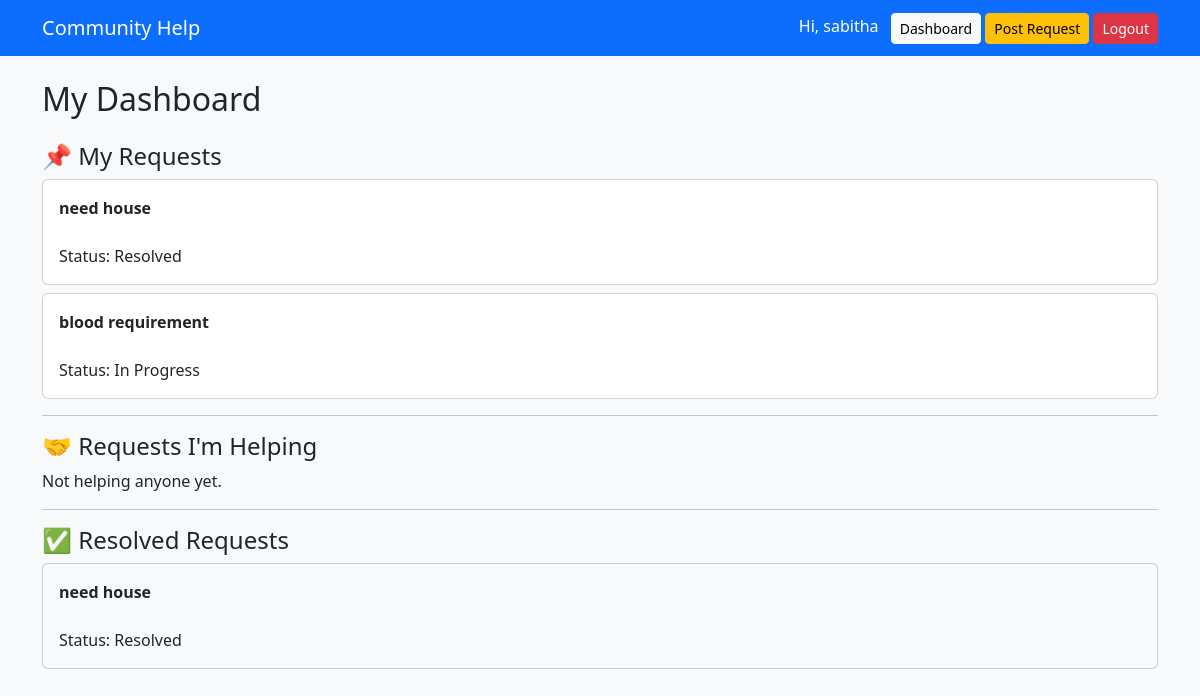
The page /dashboard/ (signed in) on the database its author committed.
### help_requests/models.py (models this page shows, shortened)
class HelpRequest(models.Model):
    CATEGORY_CHOICES = [
        ('Medical', 'Medical'),
        ('Education', 'Education'),
        ('Job', 'Job'),
        ('Financial', 'Financial'),
        ('Food', 'Food'),
        ('Housing', 'Housing'),
        ('Transport', 'Transport'),
        ('Other', 'Other'),
    ]
    STATUS_CHOICES = [
        ('Open', 'Open'),
        ('In Progress', 'In Progress'),
        ('Resolved', 'Resolved'),
        ('Closed', 'Closed'),
    ]
    user = models.ForeignKey(
        User,
        on_delete=models.CASCADE,
        related_name='requests'
    )
    title = models.CharField(max_length=200)
    description = models.TextField()
    category = models.CharField(
        max_length=100,
        choices=CATEGORY_CHOICES
    )
    location = models.CharField(max_length=150)
    status = models.CharField(
        max_length=50,
        choices=STATUS_CHOICES,
        default='Open'
    )
    helper = models.ForeignKey(
        User,
        on_delete=models.SET_NULL,
        null=True,
        blank=True,
        related_name='helped_requests'
    )
    created_at = models.DateTimeField(auto_now_add=True)

### help_requests/views.py (the view)
# urls.py: path('dashboard/', views.dashboard, name='dashboard'),
@login_required
def dashboard(request):
    my_requests = HelpRequest.objects.filter(user=request.user)
    helping_requests = HelpRequest.objects.filter(helper=request.user)
    resolved_requests = HelpRequest.objects.filter(
        user=request.user,
        status='Resolved'
    )
    return render(request, 'help_requests/dashboard.html', {
        'my_requests': my_requests,
        'helping_requests': helping_requests,
        'resolved_requests': resolved_requests,
    })

### help_requests/templates/help_requests/dashboard.html
{% extends 'help_requests/base.html' %}
{% block content %}
<h2 class="mb-4">My Dashboard</h2>
<h4>📌 My Requests</h4>
{% for req in my_requests %}
<div class="card mb-2 p-3">
    <b>{{ req.title }}</b>
    <br>
    Status: {{ req.status }}
</div>
{% empty %}
<p>No requests posted yet.</p>
{% endfor %}
<hr>
<h4>🤝 Requests I'm Helping</h4>
{% for req in helping_requests %}
<div class="card mb-2 p-3">
    <b>{{ req.title }}</b>
    <br>
    Status: {{ req.status }}
</div>
{% empty %}
<p>Not helping anyone yet.</p>
{% endfor %}
<hr>
<h4>✅ Resolved Requests</h4>
{% for req in resolved_requests %}
<div class="card mb-2 p-3 bg-light">
    <b>{{ req.title }}</b>
    <br>
    Status: {{ req.status }}
</div>
{% empty %}
<p>No resolved requests yet.</p>
{% endfor %}
{% endblock %}

### help_requests/templates/help_requests/base.html (shortened to what this page needs)
<!DOCTYPE html>
<html>
<head>
    <link href="https://cdn.jsdelivr.net/npm/bootstrap@5.3.2/dist/css/bootstrap.min.css"
          rel="stylesheet">
</head>
<body class="bg-light">
<nav class="navbar navbar-expand-lg navbar-dark bg-primary">
    <div class="container">
        <a class="navbar-brand" href="/">Community Help</a>
        <div>
        {% if user.is_authenticated %}
            <span class="text-white me-2">
                Hi, {{ user.username }}
            </span>
<a href="/dashboard/" class="btn btn-light btn-sm">
    Dashboard
</a>
<a href="/add/" class="btn btn-warning btn-sm">
    Post Request
</a>
            <form action="/accounts/logout/" method="post" style="display:inline;">
                <button type="submit" class="btn btn-danger btn-sm">
                    Logout
                </button>
            </form>
        {% endif %}
        </div>
    </div>
</nav>
<div class="container mt-4">
    {% block content %}
    {% endblock %}
</div>
</body>
</html>

### rows shown on the page
HelpRequest: title "need house", status "Resolved"
HelpRequest: title "blood requirement", status "In Progress"

### other values the page prints
{{ user.username }} "sabitha"
